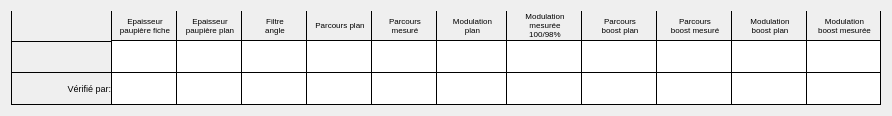
   <widget class="QWidget" name="gridLayoutWidget_2">
    <property name="geometry">
     <rect>
      <x>10</x>
      <y>90</y>
      <width>877</width>
      <height>96</height>
     </rect>
    </property>
    <layout class="QGridLayout" name="gridLayout_2">
     <property name="spacing">
      <number>0</number>
     </property>
     <item row="0" column="3">
      <widget class="QLabel" name="label_8">
       <property name="minimumSize">
        <size>
         <width>65</width>
         <height>30</height>
        </size>
       </property>
       <property name="maximumSize">
        <size>
         <width>60</width>
         <height>30</height>
        </size>
       </property>
       <property name="font">
        <font>
         <pointsize>7</pointsize>
        </font>
       </property>
       <property name="styleSheet">
        <string notr="true">color : black;
border-color: black;
border-width: 1px;
border-style: solid;
border-top-style: none;
border-right-style: none;
</string>
       </property>
       <property name="text">
        <string>&lt;html&gt;&lt;head/&gt;&lt;body&gt;&lt;p align=&quot;center&quot;&gt;&lt;span style=&quot; font-size:6pt;&quot;&gt;Filtre &lt;br/&gt;angle&lt;/span&gt;&lt;/p&gt;&lt;/body&gt;&lt;/html&gt;</string>
       </property>
      </widget>
     </item>
     <item row="0" column="8">
      <widget class="QLabel" name="label_13">
       <property name="minimumSize">
        <size>
         <width>75</width>
         <height>30</height>
        </size>
       </property>
       <property name="maximumSize">
        <size>
         <width>60</width>
         <height>30</height>
        </size>
       </property>
       <property name="font">
        <font>
         <pointsize>7</pointsize>
        </font>
       </property>
       <property name="styleSheet">
        <string notr="true">color : black;
border-color: black;
border-width: 1px;
border-style: solid;
border-top-style: none;
border-right-style: none;
</string>
       </property>
       <property name="text">
        <string>&lt;html&gt;&lt;head/&gt;&lt;body&gt;&lt;p align=&quot;center&quot;&gt;&lt;span style=&quot; font-size:6pt;&quot;&gt;Parcours&lt;br/&gt;boost plan&lt;/span&gt;&lt;/p&gt;&lt;/body&gt;&lt;/html&gt;</string>
       </property>
      </widget>
     </item>
     <item row="0" column="1">
      <widget class="QLabel" name="label_5">
       <property name="minimumSize">
        <size>
         <width>65</width>
         <height>30</height>
        </size>
       </property>
       <property name="maximumSize">
        <size>
         <width>60</width>
         <height>30</height>
        </size>
       </property>
       <property name="font">
        <font>
         <pointsize>7</pointsize>
        </font>
       </property>
       <property name="styleSheet">
        <string notr="true">color : black;
border-color: black;
border-width: 1px;
border-style: solid;
border-top-style: none;
border-right-style: none;
</string>
       </property>
       <property name="text">
        <string>&lt;html&gt;&lt;head/&gt;&lt;body&gt;&lt;p align=&quot;center&quot;&gt;&lt;span style=&quot; font-size:6pt;&quot;&gt;Epaisseur &lt;br/&gt;paupière fiche&lt;/span&gt;&lt;/p&gt;&lt;/body&gt;&lt;/html&gt;</string>
       </property>
      </widget>
     </item>
     <item row="2" column="2">
      <widget class="QLineEdit" name="lineEdit_12">
       <property name="minimumSize">
        <size>
         <width>65</width>
         <height>32</height>
        </size>
       </property>
       <property name="maximumSize">
        <size>
         <width>60</width>
         <height>32</height>
        </size>
       </property>
       <property name="font">
        <font>
         <pointsize>7</pointsize>
        </font>
       </property>
       <property name="styleSheet">
        <string notr="true">color : black;
border-color: black;
border-width: 1px;
border-style: solid;
border-top-style: none;
border-right-style: none;
</string>
       </property>
       <property name="alignment">
        <set>Qt::AlignCenter</set>
       </property>
      </widget>
     </item>
     <item row="2" column="6">
      <widget class="QLineEdit" name="lineEdit_2">
       <property name="minimumSize">
        <size>
         <width>70</width>
         <height>32</height>
        </size>
       </property>
       <property name="maximumSize">
        <size>
         <width>60</width>
         <height>32</height>
        </size>
       </property>
       <property name="font">
        <font>
         <pointsize>7</pointsize>
        </font>
       </property>
       <property name="styleSheet">
        <string notr="true">color : black;
border-color: black;
border-width: 1px;
border-style: solid;
border-top-style: none;
border-right-style: none;
</string>
       </property>
       <property name="alignment">
        <set>Qt::AlignCenter</set>
       </property>
      </widget>
     </item>
     <item row="3" column="8">
      <widget class="QLineEdit" name="lineEdit_24">
       <property name="minimumSize">
        <size>
         <width>75</width>
         <height>32</height>
        </size>
       </property>
       <property name="maximumSize">
        <size>
         <width>60</width>
         <height>32</height>
        </size>
       </property>
       <property name="font">
        <font>
         <pointsize>7</pointsize>
        </font>
       </property>
       <property name="styleSheet">
        <string notr="true">color : black;
border-color: black;
border-width: 1px;
border-style: solid;
border-top-style: none;
border-right-style: none;
</string>
       </property>
       <property name="alignment">
        <set>Qt::AlignCenter</set>
       </property>
      </widget>
     </item>
     <item row="2" column="9">
      <widget class="QLineEdit" name="lineEdit_8">
       <property name="minimumSize">
        <size>
         <width>75</width>
         <height>32</height>
        </size>
       </property>
       <property name="maximumSize">
        <size>
         <width>65</width>
         <height>32</height>
        </size>
       </property>
       <property name="font">
        <font>
         <pointsize>7</pointsize>
        </font>
       </property>
       <property name="styleSheet">
        <string notr="true">color : black;
border-color: black;
border-width: 1px;
border-style: solid;
border-top-style: none;
border-right-style: none;
</string>
       </property>
       <property name="alignment">
        <set>Qt::AlignCenter</set>
       </property>
      </widget>
     </item>
     <item row="3" column="0">
      <widget class="QLabel" name="label_6">
       <property name="minimumSize">
        <size>
         <width>100</width>
         <height>0</height>
        </size>
       </property>
       <property name="maximumSize">
        <size>
         <width>100</width>
         <height>16777215</height>
        </size>
       </property>
       <property name="font">
        <font>
         <pointsize>7</pointsize>
        </font>
       </property>
       <property name="styleSheet">
        <string notr="true">color : black;
border-color: black;
border-width: 1px;
border-style: solid;
border-top-style: none;
border-right-style: none;</string>
       </property>
       <property name="text">
        <string>&lt;html&gt;&lt;head/&gt;&lt;body&gt;&lt;p align=&quot;right&quot;&gt;Vérifié par:&lt;/p&gt;&lt;/body&gt;&lt;/html&gt;</string>
       </property>
      </widget>
     </item>
     <item row="3" column="7">
      <widget class="QLineEdit" name="lineEdit_23">
       <property name="minimumSize">
        <size>
         <width>75</width>
         <height>32</height>
        </size>
       </property>
       <property name="maximumSize">
        <size>
         <width>60</width>
         <height>32</height>
        </size>
       </property>
       <property name="font">
        <font>
         <pointsize>7</pointsize>
        </font>
       </property>
       <property name="styleSheet">
        <string notr="true">color : black;
border-color: black;
border-width: 1px;
border-style: solid;
border-top-style: none;
border-right-style: none;
</string>
       </property>
       <property name="alignment">
        <set>Qt::AlignCenter</set>
       </property>
      </widget>
     </item>
     <item row="0" column="7">
      <widget class="QLabel" name="label_12">
       <property name="minimumSize">
        <size>
         <width>75</width>
         <height>30</height>
        </size>
       </property>
       <property name="maximumSize">
        <size>
         <width>60</width>
         <height>30</height>
        </size>
       </property>
       <property name="font">
        <font>
         <pointsize>7</pointsize>
        </font>
       </property>
       <property name="styleSheet">
        <string notr="true">color : black;
border-color: black;
border-width: 1px;
border-style: solid;
border-top-style: none;
border-right-style: none;
</string>
       </property>
       <property name="text">
        <string>&lt;html&gt;&lt;head/&gt;&lt;body&gt;&lt;p align=&quot;center&quot;&gt;&lt;span style=&quot; font-size:6pt;&quot;&gt;Modulation&lt;br/&gt;mesurée&lt;br/&gt;100/98%&lt;/span&gt;&lt;/p&gt;&lt;/body&gt;&lt;/html&gt;</string>
       </property>
      </widget>
     </item>
     <item row="3" column="3">
      <widget class="QLineEdit" name="lineEdit_17">
       <property name="minimumSize">
        <size>
         <width>65</width>
         <height>32</height>
        </size>
       </property>
       <property name="maximumSize">
        <size>
         <width>60</width>
         <height>32</height>
        </size>
       </property>
       <property name="font">
        <font>
         <pointsize>7</pointsize>
        </font>
       </property>
       <property name="styleSheet">
        <string notr="true">color : black;
border-color: black;
border-width: 1px;
border-style: solid;
border-top-style: none;
border-right-style: none;
</string>
       </property>
       <property name="alignment">
        <set>Qt::AlignCenter</set>
       </property>
      </widget>
     </item>
     <item row="3" column="9">
      <widget class="QLineEdit" name="lineEdit_21">
       <property name="minimumSize">
        <size>
         <width>75</width>
         <height>32</height>
        </size>
       </property>
       <property name="maximumSize">
        <size>
         <width>65</width>
         <height>32</height>
        </size>
       </property>
       <property name="font">
        <font>
         <pointsize>7</pointsize>
        </font>
       </property>
       <property name="styleSheet">
        <string notr="true">color : black;
border-color: black;
border-width: 1px;
border-style: solid;
border-top-style: none;
border-right-style: none;
</string>
       </property>
       <property name="alignment">
        <set>Qt::AlignCenter</set>
       </property>
      </widget>
     </item>
     <item row="0" column="2">
      <widget class="QLabel" name="label_7">
       <property name="minimumSize">
        <size>
         <width>65</width>
         <height>30</height>
        </size>
       </property>
       <property name="maximumSize">
        <size>
         <width>60</width>
         <height>30</height>
        </size>
       </property>
       <property name="font">
        <font>
         <pointsize>7</pointsize>
        </font>
       </property>
       <property name="styleSheet">
        <string notr="true">color : black;
border-color: black;
border-width: 1px;
border-style: solid;
border-top-style: none;
border-right-style: none;</string>
       </property>
       <property name="text">
        <string>&lt;html&gt;&lt;head/&gt;&lt;body&gt;&lt;p align=&quot;center&quot;&gt;&lt;span style=&quot; font-size:6pt;&quot;&gt;Epaisseur &lt;br/&gt;paupière plan&lt;/span&gt;&lt;/p&gt;&lt;/body&gt;&lt;/html&gt;</string>
       </property>
      </widget>
     </item>
     <item row="2" column="4">
      <widget class="QLineEdit" name="lineEdit_9">
       <property name="minimumSize">
        <size>
         <width>65</width>
         <height>32</height>
        </size>
       </property>
       <property name="maximumSize">
        <size>
         <width>60</width>
         <height>32</height>
        </size>
       </property>
       <property name="font">
        <font>
         <pointsize>7</pointsize>
        </font>
       </property>
       <property name="styleSheet">
        <string notr="true">color : black;
border-color: black;
border-width: 1px;
border-style: solid;
border-top-style: none;
border-right-style: none;
</string>
       </property>
       <property name="alignment">
        <set>Qt::AlignCenter</set>
       </property>
      </widget>
     </item>
     <item row="3" column="1">
      <widget class="QLineEdit" name="lineEdit_15">
       <property name="minimumSize">
        <size>
         <width>65</width>
         <height>32</height>
        </size>
       </property>
       <property name="maximumSize">
        <size>
         <width>60</width>
         <height>32</height>
        </size>
       </property>
       <property name="font">
        <font>
         <pointsize>7</pointsize>
        </font>
       </property>
       <property name="styleSheet">
        <string notr="true">color : black;
border-color: black;
border-width: 1px;
border-style: solid;
border-top-style: none;
border-right-style: none;
</string>
       </property>
       <property name="alignment">
        <set>Qt::AlignCenter</set>
       </property>
      </widget>
     </item>
     <item row="2" column="5">
      <widget class="QLineEdit" name="lineEdit_7">
       <property name="minimumSize">
        <size>
         <width>65</width>
         <height>32</height>
        </size>
       </property>
       <property name="maximumSize">
        <size>
         <width>60</width>
         <height>32</height>
        </size>
       </property>
       <property name="font">
        <font>
         <pointsize>7</pointsize>
        </font>
       </property>
       <property name="styleSheet">
        <string notr="true">color : black;
border-color: black;
border-width: 1px;
border-style: solid;
border-top-style: none;
border-right-style: none;
</string>
       </property>
       <property name="alignment">
        <set>Qt::AlignCenter</set>
       </property>
      </widget>
     </item>
     <item row="3" column="6">
      <widget class="QLineEdit" name="lineEdit_22">
       <property name="minimumSize">
        <size>
         <width>70</width>
         <height>32</height>
        </size>
       </property>
       <property name="maximumSize">
        <size>
         <width>60</width>
         <height>32</height>
        </size>
       </property>
       <property name="font">
        <font>
         <pointsize>7</pointsize>
        </font>
       </property>
       <property name="styleSheet">
        <string notr="true">color : black;
border-color: black;
border-width: 1px;
border-style: solid;
border-top-style: none;
border-right-style: none;
</string>
       </property>
       <property name="alignment">
        <set>Qt::AlignCenter</set>
       </property>
      </widget>
     </item>
     <item row="3" column="10">
      <widget class="QLineEdit" name="lineEdit_19">
       <property name="minimumSize">
        <size>
         <width>75</width>
         <height>32</height>
        </size>
       </property>
       <property name="maximumSize">
        <size>
         <width>60</width>
         <height>32</height>
        </size>
       </property>
       <property name="font">
        <font>
         <pointsize>7</pointsize>
        </font>
       </property>
       <property name="styleSheet">
        <string notr="true">color : black;
border-color: black;
border-width: 1px;
border-style: solid;
border-top-style: none;
border-right-style: none;
</string>
       </property>
       <property name="alignment">
        <set>Qt::AlignCenter</set>
       </property>
      </widget>
     </item>
     <item row="3" column="2">
      <widget class="QLineEdit" name="lineEdit_16">
       <property name="minimumSize">
        <size>
         <width>65</width>
         <height>32</height>
        </size>
       </property>
       <property name="maximumSize">
        <size>
         <width>60</width>
         <height>32</height>
        </size>
       </property>
       <property name="font">
        <font>
         <pointsize>7</pointsize>
        </font>
       </property>
       <property name="styleSheet">
        <string notr="true">color : black;
border-color: black;
border-width: 1px;
border-style: solid;
border-top-style: none;
border-right-style: none;
</string>
       </property>
       <property name="alignment">
        <set>Qt::AlignCenter</set>
       </property>
      </widget>
     </item>
     <item row="0" column="10">
      <widget class="QLabel" name="label_15">
       <property name="minimumSize">
        <size>
         <width>75</width>
         <height>30</height>
        </size>
       </property>
       <property name="maximumSize">
        <size>
         <width>60</width>
         <height>30</height>
        </size>
       </property>
       <property name="font">
        <font>
         <pointsize>7</pointsize>
        </font>
       </property>
       <property name="styleSheet">
        <string notr="true">color : black;
border-color: black;
border-width: 1px;
border-style: solid;
border-top-style: none;
border-right-style: none;
</string>
       </property>
       <property name="text">
        <string>&lt;html&gt;&lt;head/&gt;&lt;body&gt;&lt;p align=&quot;center&quot;&gt;&lt;span style=&quot; font-size:6pt;&quot;&gt;Modulation&lt;br/&gt;boost plan&lt;/span&gt;&lt;/p&gt;&lt;/body&gt;&lt;/html&gt;</string>
       </property>
      </widget>
     </item>
     <item row="0" column="9">
      <widget class="QLabel" name="label_14">
       <property name="minimumSize">
        <size>
         <width>75</width>
         <height>30</height>
        </size>
       </property>
       <property name="maximumSize">
        <size>
         <width>65</width>
         <height>30</height>
        </size>
       </property>
       <property name="font">
        <font>
         <pointsize>7</pointsize>
        </font>
       </property>
       <property name="styleSheet">
        <string notr="true">color : black;
border-color: black;
border-width: 1px;
border-style: solid;
border-top-style: none;
border-right-style: none;
</string>
       </property>
       <property name="text">
        <string>&lt;html&gt;&lt;head/&gt;&lt;body&gt;&lt;p align=&quot;center&quot;&gt;&lt;span style=&quot; font-size:6pt;&quot;&gt;Parcours&lt;br/&gt;boost mesuré&lt;/span&gt;&lt;/p&gt;&lt;/body&gt;&lt;/html&gt;</string>
       </property>
      </widget>
     </item>
     <item row="3" column="4">
      <widget class="QLineEdit" name="lineEdit_18">
       <property name="minimumSize">
        <size>
         <width>65</width>
         <height>32</height>
        </size>
       </property>
       <property name="maximumSize">
        <size>
         <width>60</width>
         <height>32</height>
        </size>
       </property>
       <property name="font">
        <font>
         <pointsize>7</pointsize>
        </font>
       </property>
       <property name="styleSheet">
        <string notr="true">color : black;
border-color: black;
border-width: 1px;
border-style: solid;
border-top-style: none;
border-right-style: none;
</string>
       </property>
       <property name="alignment">
        <set>Qt::AlignCenter</set>
       </property>
      </widget>
     </item>
     <item row="0" column="4">
      <widget class="QLabel" name="label_9">
       <property name="minimumSize">
        <size>
         <width>65</width>
         <height>30</height>
        </size>
       </property>
       <property name="maximumSize">
        <size>
         <width>60</width>
         <height>30</height>
        </size>
       </property>
       <property name="font">
        <font>
         <pointsize>7</pointsize>
        </font>
       </property>
       <property name="styleSheet">
        <string notr="true">color : black;
border-color: black;
border-width: 1px;
border-style: solid;
border-top-style: none;
border-right-style: none;
</string>
       </property>
       <property name="text">
        <string>&lt;html&gt;&lt;head/&gt;&lt;body&gt;&lt;p align=&quot;center&quot;&gt;&lt;span style=&quot; font-size:6pt;&quot;&gt;Parcours plan&lt;/span&gt;&lt;/p&gt;&lt;/body&gt;&lt;/html&gt;</string>
       </property>
      </widget>
     </item>
     <item row="2" column="11">
      <widget class="QLineEdit" name="lineEdit">
       <property name="minimumSize">
        <size>
         <width>75</width>
         <height>32</height>
        </size>
       </property>
       <property name="maximumSize">
        <size>
         <width>60</width>
         <height>32</height>
        </size>
       </property>
       <property name="font">
        <font>
         <pointsize>7</pointsize>
        </font>
       </property>
       <property name="styleSheet">
        <string notr="true">color : black;
border-color: black;
border-width: 1px;
border-style: solid;
border-top-style: none;
</string>
       </property>
       <property name="alignment">
        <set>Qt::AlignCenter</set>
       </property>
      </widget>
     </item>
     <item row="0" column="6">
      <widget class="QLabel" name="label_11">
       <property name="minimumSize">
        <size>
         <width>70</width>
         <height>30</height>
        </size>
       </property>
       <property name="maximumSize">
        <size>
         <width>60</width>
         <height>30</height>
        </size>
       </property>
       <property name="font">
        <font>
         <pointsize>7</pointsize>
        </font>
       </property>
       <property name="styleSheet">
        <string notr="true">color : black;
border-color: black;
border-width: 1px;
border-style: solid;
border-top-style: none;
border-right-style: none;
</string>
       </property>
       <property name="text">
        <string>&lt;html&gt;&lt;head/&gt;&lt;body&gt;&lt;p align=&quot;center&quot;&gt;&lt;span style=&quot; font-size:6pt;&quot;&gt;Modulation&lt;br/&gt;plan&lt;/span&gt;&lt;/p&gt;&lt;/body&gt;&lt;/html&gt;</string>
       </property>
      </widget>
     </item>
     <item row="0" column="5">
      <widget class="QLabel" name="label_10">
       <property name="minimumSize">
        <size>
         <width>65</width>
         <height>30</height>
        </size>
       </property>
       <property name="maximumSize">
        <size>
         <width>60</width>
         <height>30</height>
        </size>
       </property>
       <property name="font">
        <font>
         <pointsize>7</pointsize>
        </font>
       </property>
       <property name="styleSheet">
        <string notr="true">color : black;
border-color: black;
border-width: 1px;
border-style: solid;
border-top-style: none;
border-right-style: none;
</string>
       </property>
       <property name="text">
        <string>&lt;html&gt;&lt;head/&gt;&lt;body&gt;&lt;p align=&quot;center&quot;&gt;&lt;span style=&quot; font-size:6pt;&quot;&gt;Parcours&lt;br/&gt;mesuré&lt;/span&gt;&lt;/p&gt;&lt;/body&gt;&lt;/html&gt;</string>
       </property>
      </widget>
     </item>
     <item row="0" column="11">
      <widget class="QLabel" name="label_16">
       <property name="minimumSize">
        <size>
         <width>75</width>
         <height>30</height>
        </size>
       </property>
       <property name="maximumSize">
        <size>
         <width>60</width>
         <height>30</height>
        </size>
       </property>
       <property name="font">
        <font>
         <pointsize>7</pointsize>
        </font>
       </property>
       <property name="styleSheet">
        <string notr="true">color : black;
border-color: black;
border-width: 1px;
border-style: solid;
border-top-style: none;
</string>
       </property>
       <property name="text">
        <string>&lt;html&gt;&lt;head/&gt;&lt;body&gt;&lt;p align=&quot;center&quot;&gt;&lt;span style=&quot; font-size:6pt;&quot;&gt;Modulation&lt;br/&gt;boost mesurée&lt;/span&gt;&lt;/p&gt;&lt;/body&gt;&lt;/html&gt;</string>
       </property>
      </widget>
     </item>
     <item row="2" column="10">
      <widget class="QLineEdit" name="lineEdit_6">
       <property name="minimumSize">
        <size>
         <width>75</width>
         <height>32</height>
        </size>
       </property>
       <property name="maximumSize">
        <size>
         <width>60</width>
         <height>32</height>
        </size>
       </property>
       <property name="font">
        <font>
         <pointsize>7</pointsize>
        </font>
       </property>
       <property name="styleSheet">
        <string notr="true">color : black;
border-color: black;
border-width: 1px;
border-style: solid;
border-top-style: none;
border-right-style: none;
</string>
       </property>
       <property name="alignment">
        <set>Qt::AlignCenter</set>
       </property>
      </widget>
     </item>
     <item row="2" column="7">
      <widget class="QLineEdit" name="lineEdit_11">
       <property name="minimumSize">
        <size>
         <width>75</width>
         <height>32</height>
        </size>
       </property>
       <property name="maximumSize">
        <size>
         <width>60</width>
         <height>32</height>
        </size>
       </property>
       <property name="font">
        <font>
         <pointsize>7</pointsize>
        </font>
       </property>
       <property name="styleSheet">
        <string notr="true">color : black;
border-color: black;
border-width: 1px;
border-style: solid;
border-top-style: none;
border-right-style: none;
</string>
       </property>
       <property name="alignment">
        <set>Qt::AlignCenter</set>
       </property>
      </widget>
     </item>
     <item row="2" column="3">
      <widget class="QLineEdit" name="lineEdit_5">
       <property name="minimumSize">
        <size>
         <width>65</width>
         <height>32</height>
        </size>
       </property>
       <property name="maximumSize">
        <size>
         <width>60</width>
         <height>32</height>
        </size>
       </property>
       <property name="font">
        <font>
         <pointsize>7</pointsize>
        </font>
       </property>
       <property name="styleSheet">
        <string notr="true">color : black;
border-color: black;
border-width: 1px;
border-style: solid;
border-top-style: none;
border-right-style: none;
</string>
       </property>
       <property name="alignment">
        <set>Qt::AlignCenter</set>
       </property>
      </widget>
     </item>
     <item row="2" column="8">
      <widget class="QLineEdit" name="lineEdit_3">
       <property name="minimumSize">
        <size>
         <width>75</width>
         <height>32</height>
        </size>
       </property>
       <property name="maximumSize">
        <size>
         <width>60</width>
         <height>32</height>
        </size>
       </property>
       <property name="font">
        <font>
         <pointsize>7</pointsize>
        </font>
       </property>
       <property name="styleSheet">
        <string notr="true">color : black;
border-color: black;
border-width: 1px;
border-style: solid;
border-top-style: none;
border-right-style: none;
</string>
       </property>
       <property name="alignment">
        <set>Qt::AlignCenter</set>
       </property>
      </widget>
     </item>
     <item row="3" column="11">
      <widget class="QLineEdit" name="lineEdit_14">
       <property name="minimumSize">
        <size>
         <width>75</width>
         <height>32</height>
        </size>
       </property>
       <property name="maximumSize">
        <size>
         <width>60</width>
         <height>32</height>
        </size>
       </property>
       <property name="font">
        <font>
         <pointsize>7</pointsize>
        </font>
       </property>
       <property name="styleSheet">
        <string notr="true">color : black;
border-color: black;
border-width: 1px;
border-style: solid;
border-top-style: none;

</string>
       </property>
       <property name="alignment">
        <set>Qt::AlignCenter</set>
       </property>
      </widget>
     </item>
     <item row="3" column="5">
      <widget class="QLineEdit" name="lineEdit_20">
       <property name="minimumSize">
        <size>
         <width>65</width>
         <height>32</height>
        </size>
       </property>
       <property name="maximumSize">
        <size>
         <width>60</width>
         <height>32</height>
        </size>
       </property>
       <property name="font">
        <font>
         <pointsize>7</pointsize>
        </font>
       </property>
       <property name="styleSheet">
        <string notr="true">color : black;
border-color: black;
border-width: 1px;
border-style: solid;
border-top-style: none;
border-right-style: none;
</string>
       </property>
       <property name="alignment">
        <set>Qt::AlignCenter</set>
       </property>
      </widget>
     </item>
     <item row="2" column="1">
      <widget class="QLineEdit" name="lineEdit_4">
       <property name="minimumSize">
        <size>
         <width>65</width>
         <height>32</height>
        </size>
       </property>
       <property name="maximumSize">
        <size>
         <width>60</width>
         <height>32</height>
        </size>
       </property>
       <property name="font">
        <font>
         <pointsize>7</pointsize>
        </font>
       </property>
       <property name="styleSheet">
        <string notr="true">color : black;
border-color: black;
border-width: 1px;
border-style: solid;
border-top-style: none;
border-right-style: none;
</string>
       </property>
       <property name="alignment">
        <set>Qt::AlignCenter</set>
       </property>
      </widget>
     </item>
     <item row="2" column="0">
      <widget class="QLabel" name="label_37">
       <property name="minimumSize">
        <size>
         <width>100</width>
         <height>0</height>
        </size>
       </property>
       <property name="maximumSize">
        <size>
         <width>100</width>
         <height>16777215</height>
        </size>
       </property>
       <property name="font">
        <font>
         <pointsize>7</pointsize>
        </font>
       </property>
       <property name="styleSheet">
        <string notr="true">color : black;
border-color: black;
border-width: 1px;
border-style: solid;
border-right-style: none;</string>
       </property>
       <property name="text">
        <string>&lt;html&gt;&lt;head/&gt;&lt;body&gt;&lt;p align=&quot;right&quot;&gt;&lt;br/&gt;&lt;/p&gt;&lt;/body&gt;&lt;/html&gt;</string>
       </property>
      </widget>
     </item>
     <item row="0" column="0">
      <widget class="QLabel" name="label_38">
       <property name="minimumSize">
        <size>
         <width>100</width>
         <height>0</height>
        </size>
       </property>
       <property name="maximumSize">
        <size>
         <width>100</width>
         <height>16777215</height>
        </size>
       </property>
       <property name="font">
        <font>
         <pointsize>7</pointsize>
        </font>
       </property>
       <property name="styleSheet">
        <string notr="true">color : black;
border-color: black;
border-width: 1px;
border-style: solid;
border-right-style: none;
border-top-style: none;
border-bottom-style: none;</string>
       </property>
       <property name="text">
        <string>&lt;html&gt;&lt;head/&gt;&lt;body&gt;&lt;p align=&quot;right&quot;&gt;&lt;br/&gt;&lt;/p&gt;&lt;/body&gt;&lt;/html&gt;</string>
       </property>
      </widget>
     </item>
    </layout>
   </widget>
